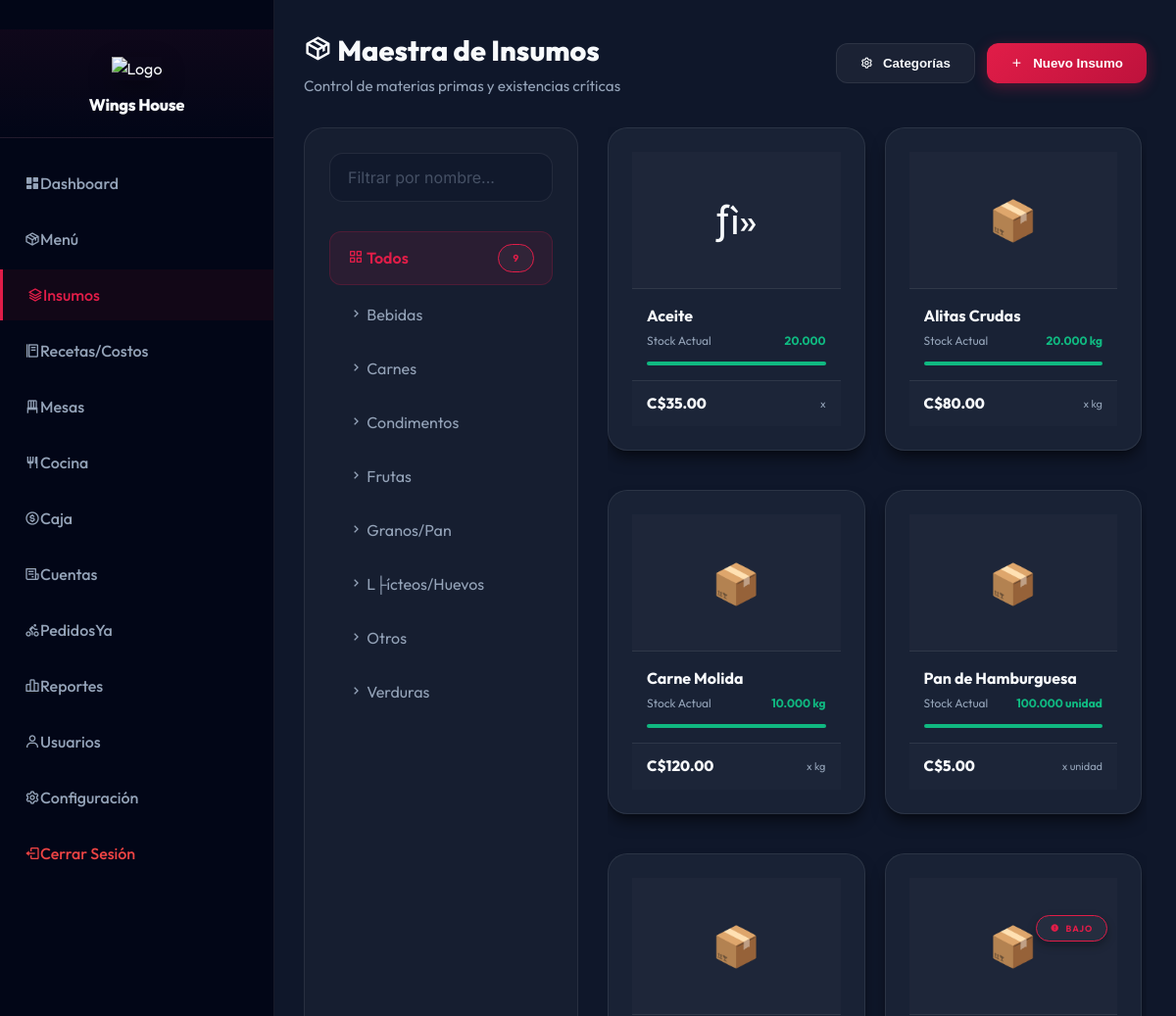
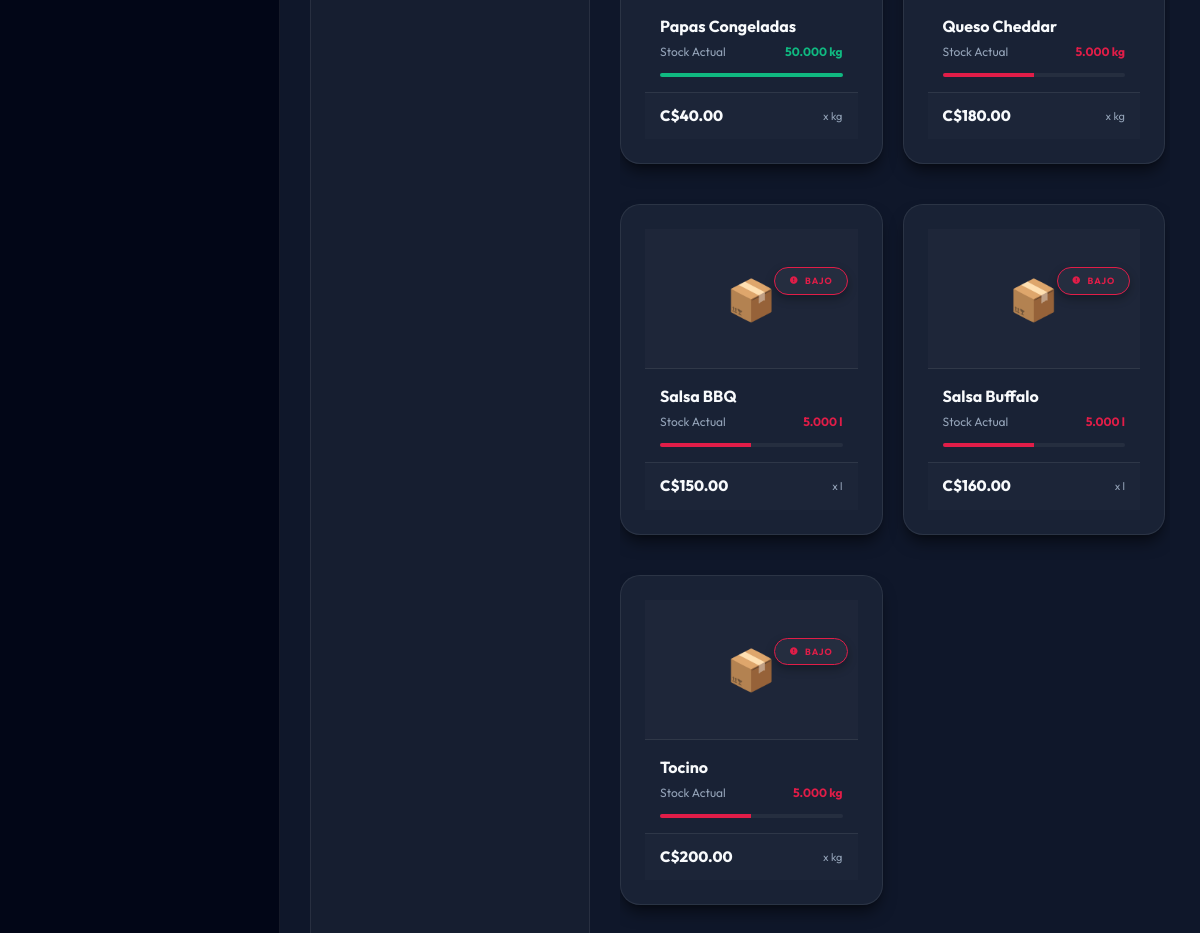
Page /inventario_insumos.php (signed in) on the committed database (2 pictures, top to bottom).
### tables this page shows
CREATE TABLE `ingredient_categories` (
  `id` int(11) NOT NULL AUTO_INCREMENT,
  `name` varchar(100) NOT NULL,
  `description` text DEFAULT NULL,
  PRIMARY KEY (`id`)
);

CREATE TABLE `ingredients` (
  `id` int(11) NOT NULL AUTO_INCREMENT,
  `name` varchar(100) NOT NULL,
  `icon` varchar(50) DEFAULT NULL,
  `image_url` varchar(255) DEFAULT NULL,
  `unit` enum('kg','g','l','ml','unidad') NOT NULL DEFAULT 'unidad',
  `cost` decimal(10,2) NOT NULL DEFAULT 0.00 COMMENT 'Cost per unit',
  `stock` decimal(10,3) NOT NULL DEFAULT 0.000,
  `min_stock` decimal(10,3) DEFAULT 5.000,
  `created_at` timestamp NOT NULL DEFAULT current_timestamp(),
  `category_id` int(11) DEFAULT NULL,
  PRIMARY KEY (`id`)
);

### inventario_insumos.php (the view, shortened to what this page needs)
<?php
require_once __DIR__ . '/includes/inventory_helper.php';
$stmt = $pdo->query("SELECT * FROM ingredient_categories ORDER BY name ASC");
$categories = $stmt->fetchAll(PDO::FETCH_ASSOC);
$stmt = $pdo->query("SELECT * FROM ingredients ORDER BY name ASC");
$ingredients = $stmt->fetchAll(PDO::FETCH_ASSOC);
include __DIR__ . '/includes/header.php';
?><div class="dashboard-wrapper">
    <?php include __DIR__ . '/includes/sidebar.php'; ?>
    <main class="main-content">
        <div class="fc-header" style="margin-bottom: 30px;">
            <div class="fc-header-left">
                <h1><i class='bx bx-package'></i> Maestra de Insumos</h1>
                <p>Control de materias primas y existencias críticas</p>
            </div>
            <div class="fc-header-right no-print">
                <div style="display: flex; gap: 12px;">
                    <button class="fc-btn fc-btn-outline" onclick="openCatManager()">
                        <i class='bx bx-cog'></i> Categorías
                    </button>
                    <button class="fc-btn fc-btn-primary" onclick="initNewIngredient()">
                        <i class='bx bx-plus'></i> Nuevo Insumo
                    </button>
                </div>
            </div>
        </div>
        <div class="inventory-container">
            <aside class="inventory-sidebar">
                <div style="margin-bottom: 10px;">
                    <input type="text" id="gridSearch" placeholder="Filtrar por nombre..." class="fc-input" onkeyup="filterGrid()">
                </div>
                <div class="category-list" style="display:flex; flex-direction:column; gap:5px;">
                    <div class="category-item active" onclick="filterCategory('all', this)">
                        <span><i class='bx bx-grid-alt'></i> Todos</span>
                        <span class="fc-badge fc-badge-outline" style="font-size: 10px;"><?= count($ingredients) ?></span>
                    </div>
                    <?php foreach ($categories as $cat): ?>
                        <div class="category-item" onclick="filterCategory(<?= $cat['id'] ?>, this)">
                            <span><i class='bx bx-chevron-right'></i> <?= htmlspecialchars($cat['name']) ?></span>
                        </div>
                    <?php endforeach; ?>
                </div>
            </aside>
            <div class="inventory-main">
                <div style="display: grid; grid-template-columns: repeat(auto-fill, minmax(220px, 1fr)); gap: 20px;" id="ingGrid">
                    <?php foreach ($ingredients as $ing): ?>
                        <?php
                        $isLow = $ing['stock'] <= $ing['min_stock'];
                        $isCritical = $ing['stock'] <= ($ing['min_stock'] / 2);
                        ?>
                        <div class="fc-card insumo-card" data-cat="<?= $ing['category_id'] ?>" data-name="<?= strtolower($ing['name']) ?>"
                             onclick='loadIngredient(<?= htmlspecialchars(json_encode($ing, JSON_HEX_APOS | JSON_HEX_QUOT), ENT_QUOTES, 'UTF-8') ?>)'>
                            <div class="insumo-image">
                                <?php if($isLow): ?>
                                    <div class="insumo-status">
                                        <span class="fc-badge <?= $isCritical ? 'fc-badge-primary' : 'fc-badge-outline' ?>" style="font-size: 9px; box-shadow: 0 4px 10px rgba(0,0,0,0.3);">
                                            <i class='bx bxs-error-circle'></i> <?= $isCritical ? 'CRÍTICO' : 'BAJO' ?>
                                        </span>
                                    </div>
                                <?php endif; ?>
                                <?php if ($ing['image_url']): ?>
                                    <img src="<?= htmlspecialchars($ing['image_url']) ?>">
                                <?php else: ?>
                                    <span><?= $ing['icon'] ?: '📦' ?></span>
                                <?php endif; ?>
                            </div>
                            <div class="insumo-content">
                                <div class="insumo-title"><?= htmlspecialchars($ing['name']) ?></div>
                                <div class="insumo-meta">
                                    <span>Stock Actual</span>
                                    <span style="color: <?= $isLow ? 'var(--fc-primary)' : '#10b981' ?>; font-weight: 700;">
                                        <?= $ing['stock'] ?> <?= $ing['unit'] ?>
                                    </span>
                                </div>
                                <div style="height: 4px; background: rgba(255,255,255,0.05); border-radius: 10px; overflow: hidden;">
                                    <?php
                                    $perc = min(100, ($ing['stock'] / (max($ing['min_stock'] * 2, 1))) * 100);
                                    $barColor = $isLow ? 'var(--fc-primary)' : '#10b981';
                                    ?>
                                    <div style="width: <?= $perc ?>%; height: 100%; background: <?= $barColor ?>; transition: width 0.3s;"></div>
                                </div>
                            </div>
                            <div class="insumo-footer">
                                <div class="insumo-price">C$<?= number_format($ing['cost'], 2) ?></div>
                                <div style="font-size: 11px; color: var(--fc-text-sec);">x <?= $ing['unit'] ?></div>
                            </div>
                        </div>
                    <?php endforeach; ?>
                </div>
            </div>
        </div>
    </main>
</div>
<?php include __DIR__ . '/includes/footer.php'; ?>

### includes/header.php (shortened to what this page needs)
<!DOCTYPE html>
<html lang="es">
<head>
    <link href='https://unpkg.com/boxicons@2.1.4/css/boxicons.min.css' rel='stylesheet'>
    <link rel="stylesheet" href="https://cdnjs.cloudflare.com/ajax/libs/font-awesome/6.4.0/css/all.min.css">
    <link rel="stylesheet" href="assets/css/style.css?v=1.4">
    <link rel="stylesheet" href="assets/css/foodcorp-theme.css?v=2.4">
    <link rel="stylesheet" href="https://cdn.jsdelivr.net/npm/sweetalert2@11/dist/sweetalert2.min.css">
</head>
<body<?php if (isset($_SESSION['role_id']) && $_SESSION['role_id'] == 2): ?> class="waiter-mobile" <?php endif; ?>>

### includes/sidebar.php (shortened to what this page needs)
<?php
$company_name = 'Sistema Pizzería';
$company_logo = '';
try {
    $stmt = $pdo->query("SHOW TABLES LIKE 'settings'");
    if ($stmt->rowCount() > 0) {
        $stmt = $pdo->prepare("SELECT setting_key, setting_value FROM settings WHERE setting_key IN ('company_name', 'company_logo')");
        $stmt->execute();
        $settings = $stmt->fetchAll(PDO::FETCH_KEY_PAIR);
        if (!empty($settings['company_name'])) {
            $company_name = $settings['company_name'];
        }
        if (!empty($settings['company_logo'])) {
            $company_logo = $settings['company_logo'];
        }
    }
} catch (Exception $e) {
}
$current_page = basename($_SERVER['PHP_SELF']);
$user_modules = [];
$use_legacy = empty($user_modules);
function getIcon($page)
{
    switch ($page) {
        case 'inicio.php':
            return "<i class='bx bxs-dashboard'></i>";
        case 'productos.php':
            return "<i class='bx bx-package'></i>";
        case 'inventario_insumos.php':
            return "<i class='bx bx-layer'></i>";
        case 'gestion_recetas.php':
            return "<i class='bx bx-food-menu'></i>";
        case 'mesas.php':
            return "<i class='bx bx-chair'></i>";
        case 'venta.php':
            return "<i class='bx bx-cart'></i>";
        case 'cocina.php':
            return "<i class='bx bx-restaurant'></i>";
        case 'caja.php':
            return "<i class='bx bx-dollar-circle'></i>";
        case 'pedidosya.php':
            return "<i class='bx bx-cycling'></i>";
        case 'reportes.php':
            return "<i class='bx bx-bar-chart-alt-2'></i>";
        case 'usuarios.php':
            return "<i class='bx bx-user'></i>";
        case 'configuracion.php':
            return "<i class='bx bx-cog'></i>";
    }
}
?>
<aside class="sidebar">
    <div class="sidebar-header">
        <?php if ($company_logo): ?>
            <div class="logo-container">
                <img src="<?= htmlspecialchars($company_logo) ?>?v=<?= time() ?>" alt="Logo" class="sidebar-logo">
                <h2 class="company-title"><?= htmlspecialchars($company_name) ?></h2>
            </div>
        <?php else: ?>
            <h2><i class='bx bx-dish' style="color: var(--fc-primary);"></i> <?= htmlspecialchars($company_name) ?></h2>
        <?php endif; ?>
    </div>
    <ul class="sidebar-menu">
        <?php if ($use_legacy): ?>
            <?php if ($_SESSION['role_id'] == 1 || $_SESSION['role_id'] == 5):  ?>
                <li><a href="inicio.php"
                        class="<?= $current_page == 'inicio.php' ? 'active' : '' ?>"><?= getIcon('inicio.php') ?> Dashboard</a>
                </li>
                <li><a href="productos.php"
                        class="<?= $current_page == 'productos.php' ? 'active' : '' ?>"><?= getIcon('productos.php') ?>
                        Menú</a>
                </li>
                <li><a href="inventario_insumos.php"
                        class="<?= $current_page == 'inventario_insumos.php' ? 'active' : '' ?>"><?= getIcon('inventario_insumos.php') ?>
                        Insumos</a></li>
                <li><a href="gestion_recetas.php"
                        class="<?= $current_page == 'gestion_recetas.php' ? 'active' : '' ?>"><?= getIcon('gestion_recetas.php') ?>
                        Recetas/Costos</a></li>
            <?php endif; ?>
            <?php if ($_SESSION['role_id'] == 1 || $_SESSION['role_id'] == 5 || $_SESSION['role_id'] == 2):  ?>
                <li><a href="mesas.php" class="<?= $current_page == 'mesas.php' ? 'active' : '' ?>"><?= getIcon('mesas.php') ?>
                        Mesas</a></li>
            <?php endif; ?>
            <?php if ($_SESSION['role_id'] == 1 || $_SESSION['role_id'] == 5):  ?>
                <li><a href="cocina.php"
                        class="<?= $current_page == 'cocina.php' ? 'active' : '' ?>"><?= getIcon('cocina.php') ?> Cocina</a>
                </li>
                <li><a href="caja.php" class="<?= $current_page == 'caja.php' ? 'active' : '' ?>"><?= getIcon('caja.php') ?>
                        Caja</a></li>
                <li><a href="cuentas.php" class="<?= $current_page == 'cuentas.php' ? 'active' : '' ?>"><i
                            class='bx bx-receipt'></i>
                        Cuentas</a></li>
                <li><a href="pedidosya.php"
                        class="<?= $current_page == 'pedidosya.php' || $current_page == 'factura_pedidosya.php' ? 'active' : '' ?>"><?= getIcon('pedidosya.php') ?>
                        PedidosYa</a></li>
                <li><a href="reportes.php"
                        class="<?= $current_page == 'reportes.php' ? 'active' : '' ?>"><?= getIcon('reportes.php') ?>
                        Reportes</a></li>
                <li><a href="usuarios.php"
                        class="<?= $current_page == 'usuarios.php' ? 'active' : '' ?>"><?= getIcon('usuarios.php') ?>
                        Usuarios</a></li>
                <li><a href="configuracion.php"
                        class="<?= $current_page == 'configuracion.php' ? 'active' : '' ?>"><?= getIcon('configuracion.php') ?>
                        Configuración</a></li>
            <?php endif; ?>
        <?php endif; ?>
        <li><a href="salir.php" class="logout-link"><i class='bx bx-log-out'></i> Cerrar Sesión</a></li>
    </ul>
</aside>

### includes/footer.php (shortened to what this page needs)
</body>
</html>

### assets/css/style.css (style rules this page uses)
:root { --primary: #e11d48; --primary-dark: #be123c; --secondary: #4c1d95; --accent: #f43f5e; --success: #10b981; --danger: #ef4444; --bg-primary: #0f172a; --bg-secondary: #020617; --bg-card: rgba(30, 41, 59, 0.7); --text-primary: #f8fafc; --text-secondary: #94a3b8; --border-color: rgba(255, 255, 255, 0.05); --shadow: 0 10px 30px rgba(0, 0, 0, 0.4); }
* { margin: 0; padding: 0; box-sizing: border-box; }
body { font-family: "Inter", -apple-system, BlinkMacSystemFont, "Segoe UI", sans-serif; background: var(--bg-primary); color: var(--text-primary); line-height: 1.6; overflow-x: hidden; }
.dashboard-wrapper { display: flex; min-height: 100vh; }
.sidebar { width: 260px; background: var(--bg-secondary); border-right: 1px solid var(--border-color); padding: 30px 0; position: fixed; height: 100vh; overflow-y: auto; }
.sidebar-header { padding: 0 25px 30px; border-bottom: 1px solid var(--border-color); }
.sidebar-header h2 { color: var(--text-primary); font-size: 20px; font-weight: 700; }
.sidebar-menu { list-style: none; padding: 20px 0; }
.sidebar-menu li { margin-bottom: 5px; }
.sidebar-menu a { display: flex; align-items: center; padding: 12px 25px; color: var(--text-secondary); text-decoration: none; transition: all 0.3s ease; font-weight: 500; }
.sidebar-menu a.active { background: rgba(153, 27, 27, 0.1); color: var(--primary); border-left: 3px solid var(--primary); }
.main-content { flex: 1; margin-left: 260px; padding: 30px; background: var(--bg-primary); }
.logout-link { color: #ef4444 !important; margin-top: 5px; }
* { scrollbar-width: thin; scrollbar-color: transparent transparent; transition: scrollbar-color 0.3s ease; }

### inventario_insumos.php (style rules this page uses)
.inventory-container { display: grid; grid-template-columns: 280px 1fr; gap: 30px; height: calc(100vh - 100px); overflow: hidden; }
.inventory-sidebar { background: rgba(255, 255, 255, 0.03); border: 1px solid var(--fc-border); border-radius: 20px; padding: 25px; display: flex; flex-direction: column; gap: 20px; overflow-y: auto; }
.inventory-main { overflow-y: auto; padding-right: 5px; }
.category-item { padding: 12px 18px; border-radius: 12px; cursor: pointer; transition: all 0.2s; display: flex; justify-content: space-between; align-items: center; color: var(--fc-text-sec); border: 1px solid transparent; }
.category-item.active { background: rgba(225, 29, 72, 0.1); color: var(--fc-primary); border-color: rgba(225, 29, 72, 0.2); font-weight: 600; }
.insumo-card { transition: transform 0.2s, box-shadow 0.2s; cursor: pointer; border: 1px solid var(--fc-border); overflow: hidden; display: flex; flex-direction: column; }
.insumo-image { height: 140px; background: rgba(255, 255, 255, 0.02); display: flex; align-items: center; justify-content: center; font-size: 40px; border-bottom: 1px solid var(--fc-border); position: relative; }
.insumo-status { position: absolute; top: 10px; right: 10px; z-index: 2; }
.insumo-content { padding: 15px; flex-grow: 1; }
.insumo-title { font-weight: 700; color: var(--fc-text-main); margin-bottom: 5px; white-space: nowrap; overflow: hidden; text-overflow: ellipsis; }
.insumo-meta { font-size: 12px; color: var(--fc-text-sec); display: flex; justify-content: space-between; margin-bottom: 12px; }
.insumo-footer { padding: 12px 15px; background: rgba(255, 255, 255, 0.01); border-top: 1px solid var(--fc-border); display: flex; justify-content: space-between; align-items: center; }
.insumo-price { font-weight: 800; color: var(--fc-text-main); font-size: 15px; }

### rows in the picture
ingredient_categories: name "Bebidas"
ingredient_categories: name "Carnes"
ingredient_categories: name "Condimentos"
ingredient_categories: name "Frutas"
ingredient_categories: name "Granos/Pan"
ingredient_categories: name "L├ícteos/Huevos"
ingredient_categories: name "Otros"
ingredient_categories: name "Verduras"
ingredients: icon "­ƒì»", name "Aceite", stock "20.000", min_stock 5 (drawn), cost "35.00"
ingredients: icon "📦", name "Alitas Crudas", stock "20.000", unit "kg", min_stock 5 (drawn), cost "80.00"
ingredients: icon "📦", name "Carne Molida", stock "10.000", unit "kg", min_stock 5 (drawn), cost "120.00"
ingredients: icon "📦", name "Pan de Hamburguesa", stock "100.000", unit "unidad", min_stock 5 (drawn), cost "5.00"
ingredients: icon "📦", name "Papas Congeladas", stock "50.000", unit "kg", min_stock 5 (drawn), cost "40.00"
ingredients: min_stock 5 (drawn), icon "📦", name "Queso Cheddar", stock "5.000", unit "kg", cost "180.00"
ingredients: min_stock 5 (drawn), icon "📦", name "Salsa BBQ", stock "5.000", unit "l", cost "150.00"
ingredients: min_stock 5 (drawn), icon "📦", name "Salsa Buffalo", stock "5.000", unit "l", cost "160.00"
ingredients: min_stock 5 (drawn), icon "📦", name "Tocino", stock "5.000", unit "kg", cost "200.00"

### other values in the picture
$company_name "Wings House"
count($ingredients) "9"
